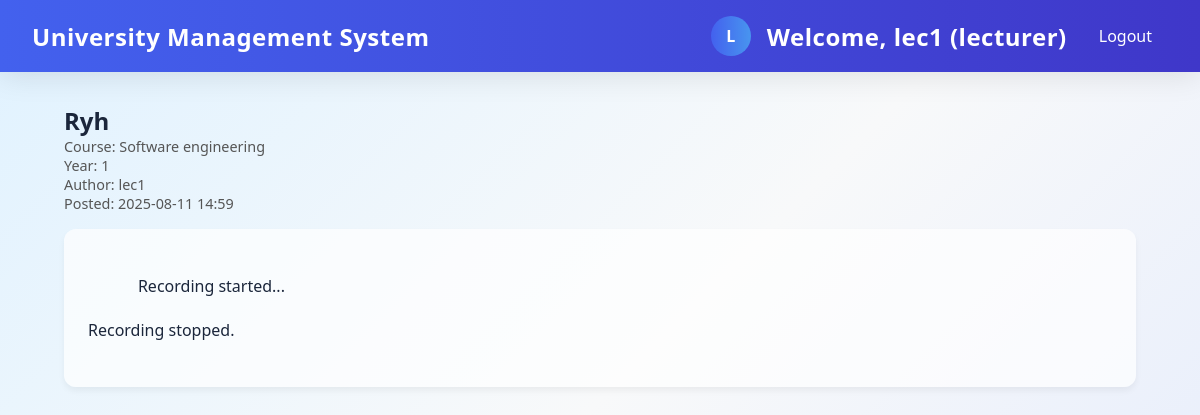
/lectures/5 (signed in), run on the app's committed database.
### app.py (models this page shows)
class Lecture(db.Model):
    __tablename__ = 'lectures'
    id = db.Column(db.Integer, primary_key=True)
    timestamp = db.Column(db.DateTime, nullable=False, default=datetime.utcnow)
    course = db.Column(db.String(120), nullable=False)
    title = db.Column(db.String(200), nullable=False)
    year = db.Column(db.String(20), nullable=False)
    content = db.Column(db.Text, nullable=False)
    author = db.Column(db.String(80), nullable=False)

### app.py (the view, shortened to what this page needs)
@app.route('/lectures/<int:lecture_id>')
def view_lecture(lecture_id):
    if 'user' not in session:
        flash('Please log in first', 'error')
        return redirect(url_for('main'))
    lecture = Lecture.query.get_or_404(lecture_id)
    user = session['user']
    return render_template('lecture_detail.html', lecture=lecture)

### templates/lecture_detail.html
{% extends "base.html" %}
{% block content %}
<div class="container">
    {% if lecture %}
        <h2>{{ lecture.title }}</h2>
        <div class="lecture-meta">
            <p>Course: {{ lecture.course }}</p>
            <p>Year: {{ lecture.year }}</p>
            <p>Author: {{ lecture.author }}</p>
            <p>Posted: {{ lecture.timestamp.strftime('%Y-%m-%d %H:%M') }}</p>
        </div>
        <div class="lecture-content">
            {{ lecture.content|safe }}
        </div>
    {% else %}
        <div class="alert alert-danger">
            Lecture not found or you don't have access.
        </div>
    {% endif %}
</div>
{% endblock %}

### templates/base.html (shortened to what this page needs)
<!DOCTYPE html>
<html>
<head>
</head>
<body>
    <nav>
        <span>University Management System</span>
        {% if 'user' in session %}
            <div class="user-info">
                <div class="user-avatar">{{ session['user']['username'][0]|upper }}</div>
                <span>Welcome, {{ session['user']['username'] }} ({{ session['user']['role'] }})</span>
                <a href="{{ url_for('logout') }}">Logout</a>
            </div>
        {% endif %}
    </nav>
    <div class="container">
        {% block content %}{% endblock %}
    </div>
</body>
</html>

### templates/base.html (style rules this page uses)
:root { --primary: #4361ee; --secondary: #3f37c9; --accent: #4895ef; --dark: #1b263b; --light: #f8f9fa; --success: #4cc9f0; --danger: #f72585; --warning: #f8961e; --glass-bg: rgba(255, 255, 255, 0.15); --glass-border: rgba(255, 255, 255, 0.18); }
* { box-sizing: border-box; font-family: 'Segoe UI', Tahoma, Geneva, Verdana, sans-serif; margin: 0; padding: 0; }
body { margin: 0; padding: 0; background: linear-gradient(135deg, #e0f2ff 0%, #f8f9fa 50%, #e2eafc 100%); min-height: 100vh; color: var(--dark); }
nav { background: linear-gradient(to right, var(--primary), var(--secondary)); padding: 1rem 2rem; color: white; display: flex; justify-content: space-between; align-items: center; box-shadow: 0 4px 30px rgba(0, 0, 0, 0.1); backdrop-filter: blur(5px); -webkit-backdrop-filter: blur(5px); position: sticky; top: 0; z-index: 100; }
nav span { font-size: 1.5rem; font-weight: 600; letter-spacing: 0.5px; }
nav a { color: white; text-decoration: none; transition: all 0.3s ease; padding: 0.5rem 1rem; border-radius: 20px; }
.container { max-width: 1200px; margin: 2rem auto; padding: 0 2rem; }
.user-info { display: flex; align-items: center; gap: 1rem; }
.user-avatar { width: 40px; height: 40px; border-radius: 50%; background: linear-gradient(to right, var(--primary), var(--accent)); display: flex; align-items: center; justify-content: center; color: white; font-weight: bold; }
.lecture-content { white-space: pre-wrap; word-wrap: break-word; background: rgba(255, 255, 255, 0.7); padding: 1.5rem; border-radius: 12px; margin: 1rem 0; box-shadow: 0 4px 6px rgba(0, 0, 0, 0.05); }
.lecture-meta { color: #555; margin-bottom: 0.5rem; font-size: 0.9rem; }

### data on the page
Lecture: user.username "lec1", title "Ryh", course "Software engineering", year "1", author "lec1", timestamp "2025-08-11 14:59", content "Recording started... Recording stopped."

### other printed values
{{ session['user']['username'][0]|upper }} "L"
{{ session['user']['role'] }} "lecturer"
